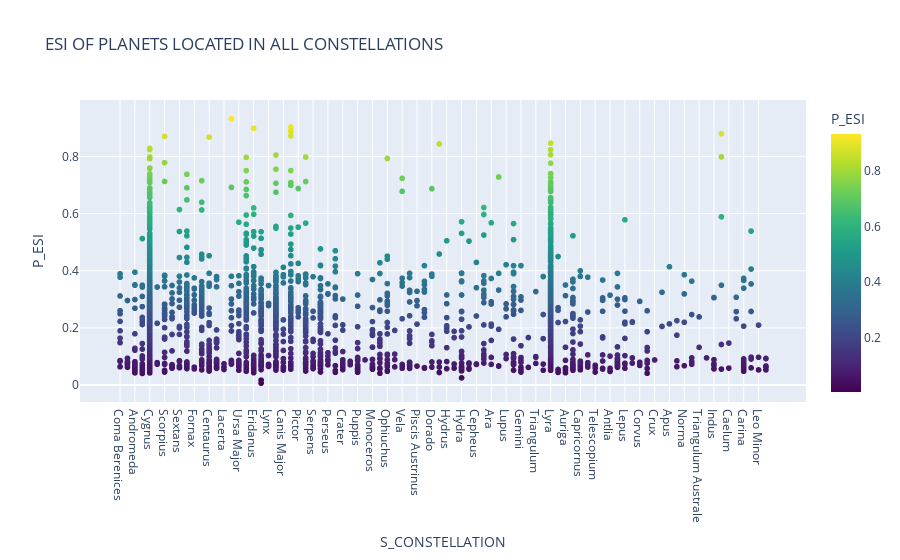
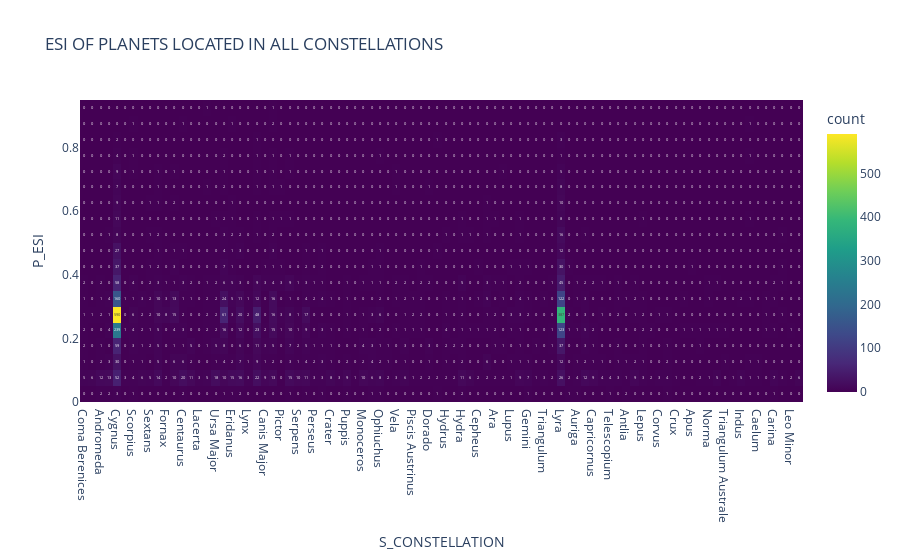

These figures' notebook cell, in order:
### Code cell
# Visualizing the Earth Similary Index of planets located in all constellations using scatter plot and heat map.
fig = px.scatter(df, x="S_CONSTELLATION",y="P_ESI", color="P_ESI", hover_name="P_NAME", title = 'ESI OF PLANETS LOCATED IN ALL CONSTELLATIONS', color_continuous_scale="Viridis")
fig.show()

fig = px.density_heatmap(df, x = "S_CONSTELLATION", y = "P_ESI", title = 'ESI OF PLANETS LOCATED IN ALL CONSTELLATIONS', color_continuous_scale="Viridis", text_auto=True)
fig.show()

### Figure 1 — Plotly figure (JSON) as saved in the notebook; plotly's stock layout.template omitted (floating-point values rounded to 4 significant figures; data arrays with more than 128 entries replaced by an {"elided": "..."} marker saying what was removed)
{"data": [{"hovertemplate": "<b>%{hovertext}</b><br><br>S_CONSTELLATION=%{x}<br>P_ESI=%{marker.color}<extra></extra>", "hovertext": {"elided": "4048 str values"}, "legendgroup": "", "marker": {"color": {"elided": "4048 float values"}, "coloraxis": "coloraxis", "symbol": "circle"}, "mode": "markers", "name": "", "showlegend": false, "type": "scattergl", "x": {"elided": "4048 str values"}, "xaxis": "x", "y": {"elided": "4048 float values"}, "yaxis": "y"}], "layout": {"coloraxis": {"colorbar": {"title": {"text": "P_ESI"}}, "colorscale": [[0, "#440154"], [0.1111, "#482878"], [0.2222, "#3e4989"], [0.3333, "#31688e"], [0.4444, "#26828e"], [0.5556, "#1f9e89"], [0.6667, "#35b779"], [0.7778, "#6ece58"], [0.8889, "#b5de2b"], [1, "#fde725"]]}, "legend": {"tracegroupgap": 0}, "title": {"text": "ESI OF PLANETS LOCATED IN ALL CONSTELLATIONS"}, "xaxis": {"anchor": "y", "domain": [0, 1], "title": {"text": "S_CONSTELLATION"}}, "yaxis": {"anchor": "x", "domain": [0, 1], "title": {"text": "P_ESI"}}}}

### Figure 2 — Plotly figure (JSON) as saved in the notebook; plotly's stock layout.template omitted (floating-point values rounded to 4 significant figures; data arrays with more than 128 entries replaced by an {"elided": "..."} marker saying what was removed)
{"data": [{"coloraxis": "coloraxis", "hovertemplate": "S_CONSTELLATION=%{x}<br>P_ESI=%{y}<br>count=%{z}<extra></extra>", "name": "", "texttemplate": "%{z}", "type": "histogram2d", "x": {"elided": "4048 str values"}, "xaxis": "x", "xbingroup": "x", "y": {"elided": "4048 float values"}, "yaxis": "y", "ybingroup": "y"}], "layout": {"coloraxis": {"colorbar": {"title": {"text": "count"}}, "colorscale": [[0, "#440154"], [0.1111, "#482878"], [0.2222, "#3e4989"], [0.3333, "#31688e"], [0.4444, "#26828e"], [0.5556, "#1f9e89"], [0.6667, "#35b779"], [0.7778, "#6ece58"], [0.8889, "#b5de2b"], [1, "#fde725"]]}, "legend": {"tracegroupgap": 0}, "title": {"text": "ESI OF PLANETS LOCATED IN ALL CONSTELLATIONS"}, "xaxis": {"anchor": "y", "domain": [0, 1], "title": {"text": "S_CONSTELLATION"}}, "yaxis": {"anchor": "x", "domain": [0, 1], "title": {"text": "P_ESI"}}}}
